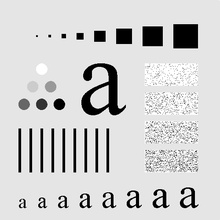
%> input picture assignment2/Letters-a.jpg, 220 x 220 px, shrunk from 500 x 500 before the run
$ octave mid_num.m   (GNU Octave 9; MATLAB toolbox functions it lacks are replaced by stand-ins)
%> lines starting %> are read from the running program, lines starting %| are printed output that depends on the picture
### assignment2/get_image_med.m
%图片的中值滤波函数
function Image = get_image_med(noiseI, r)
Image = noiseI;
[M, N, Channal] = size(Image);
len = 2 * r + 1;
%下面计算step
step_x = M - len + 1;
step_y = N - len + 1;
for c = 1:Channal
    for y = 1:step_y
        for x = 1:step_x
            template = Image(x:x+len-1, y:y+len-1, c);
            line = [template(1, :), template(2, :), template(3, :)];
            sort(line);
            mid_num = line((len * len + 1)/2);
            Image(x+(len - 1)/2, y+(len - 1)/2, c) = mid_num;
        end
    end
end

end

### assignment2/mid_num.m
Image = im2double(imread('Letters-a.jpg'));
%> Image: size 220x220 double; min 0, max 1, mean 0.814
%add noise
%本题由于需要选出中值滤波的最好噪声对象，故加入多种噪声进行测试
noiseI_gaus = imnoise(Image, 'gaussian');
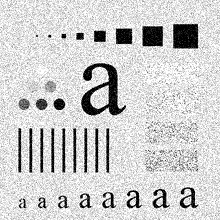
%> noiseI_gaus: size 220x220 double; min 0, max 1, mean 0.807
noiseI_salt=imnoise(Image,'salt & pepper');
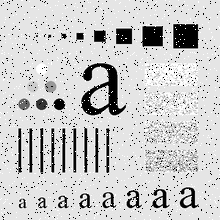
%> noiseI_salt: size 220x220 double; min 0, max 1, mean 0.798
noiseI_poisson=imnoise(Image,'poisson');
subplot(432), imshow(Image), title('原图');
subplot(434), imshow(noiseI_gaus), title('添加高斯噪声');
subplot(435),imshow(noiseI_salt),title('添加椒盐噪声');
subplot(436),imshow(noiseI_poisson),title('添加泊松噪声');

%先使用3*3大小的中值滤波器尝试进行滤波，再使用5*5大小的
Image_3_gaus=get_image_med(noiseI_gaus,1);%半径为1
Image_3_salt=get_image_med(noiseI_salt,1);
Image_3_poisson=get_image_med(noiseI_poisson,1);
subplot(437),imshow(Image_3_gaus),title('3*3中值滤波高斯噪声');
subplot(438),imshow(Image_3_salt),title('3*3中值滤波椒盐噪声');
subplot(439),imshow(Image_3_poisson),title('3*3中值滤波泊松噪声');
%5*5
Image_5_gaus=get_image_med(noiseI_gaus,2);%半径为2
Image_5_salt=get_image_med(noiseI_salt,2);
Image_5_poisson=get_image_med(noiseI_poisson,2);
subplot(4,3,10),imshow(Image_5_gaus),title('5*5中值滤波高斯噪声');
subplot(4,3,11),imshow(Image_5_salt),title('5*5中值滤波椒盐噪声');
subplot(4,3,12),imshow(Image_5_poisson),title('5*5中值滤波泊松噪声');
